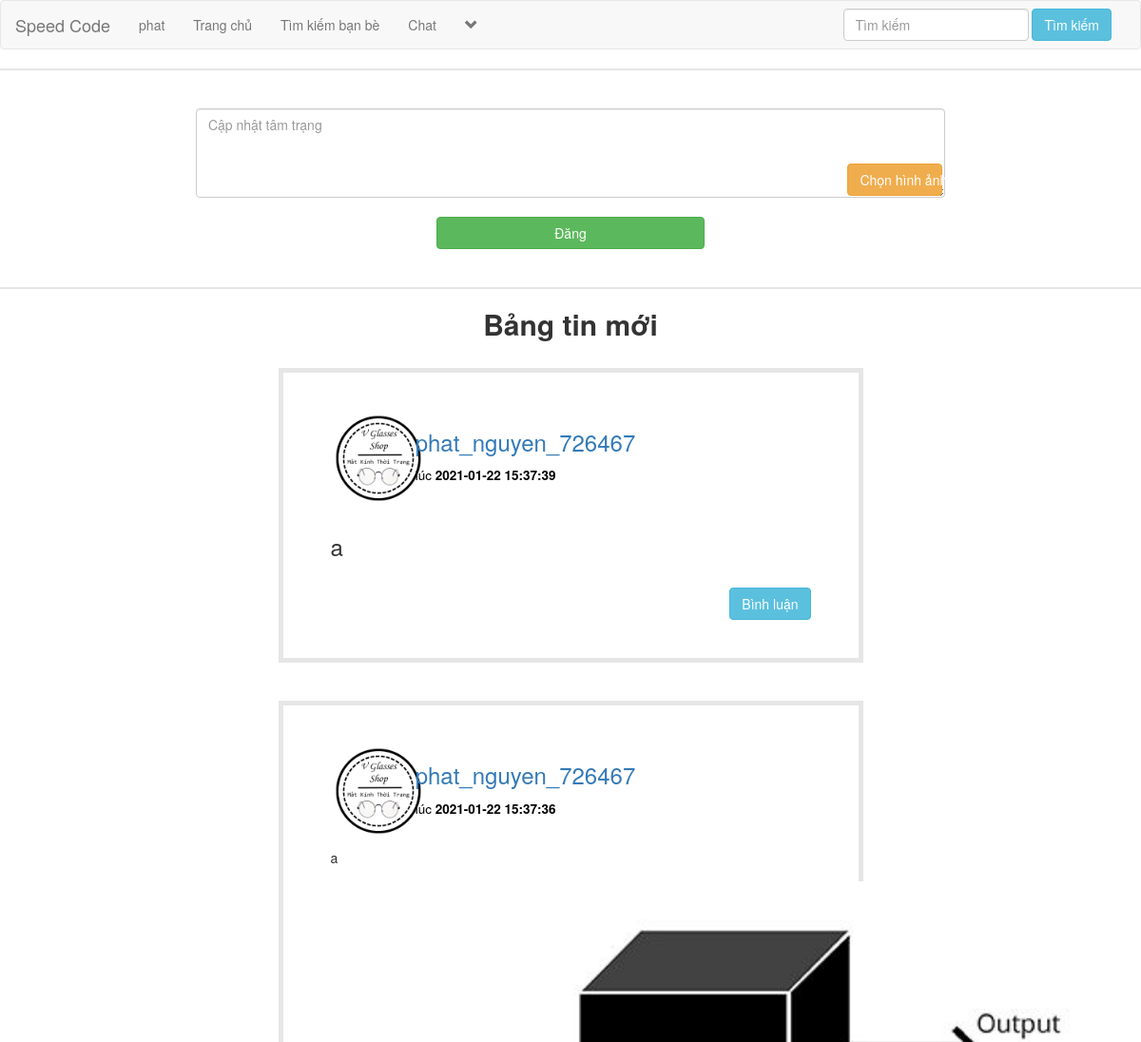
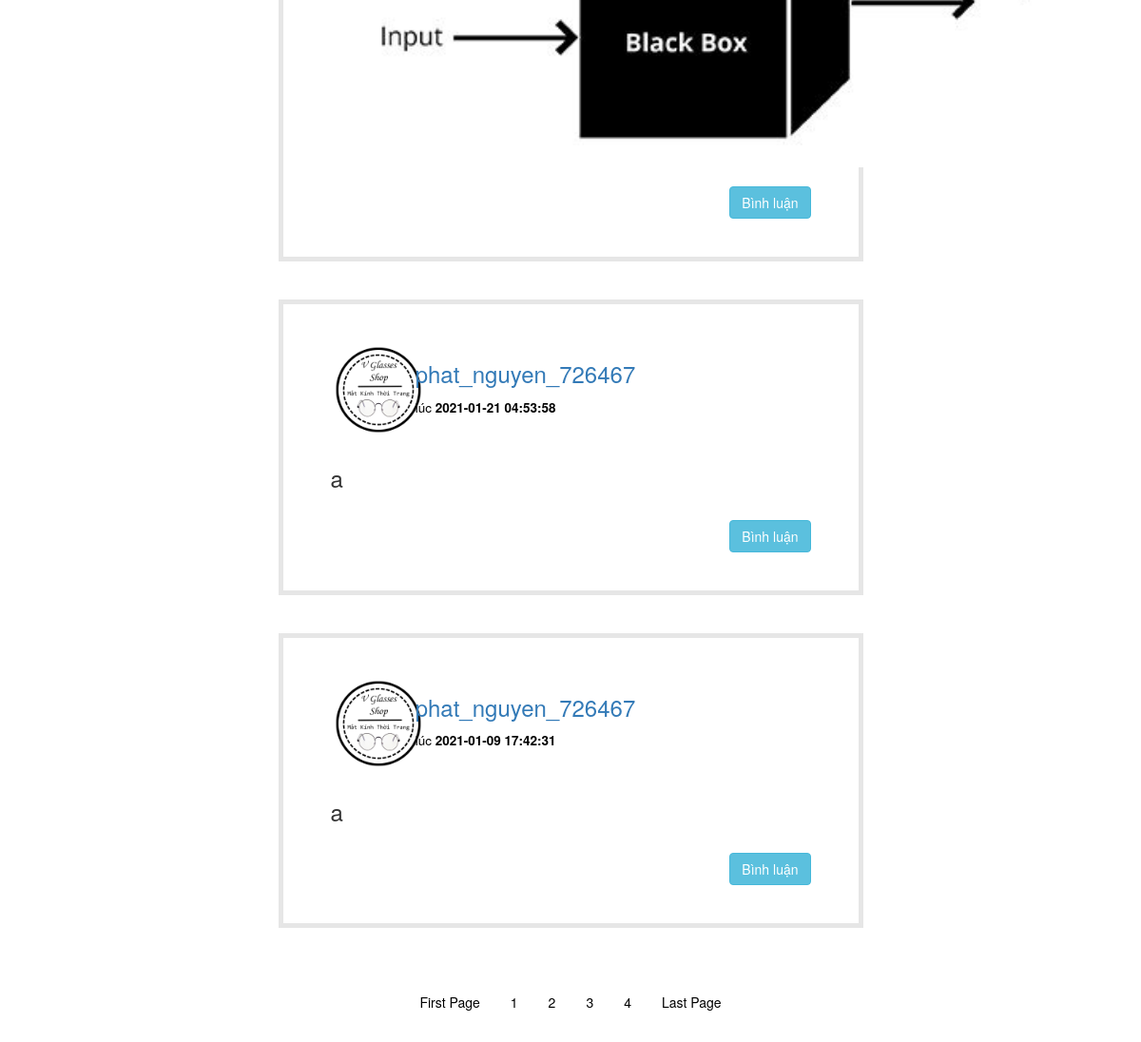
The page /view/home.php (signed in) on the database as committed earlier (2 pictures, top to bottom).
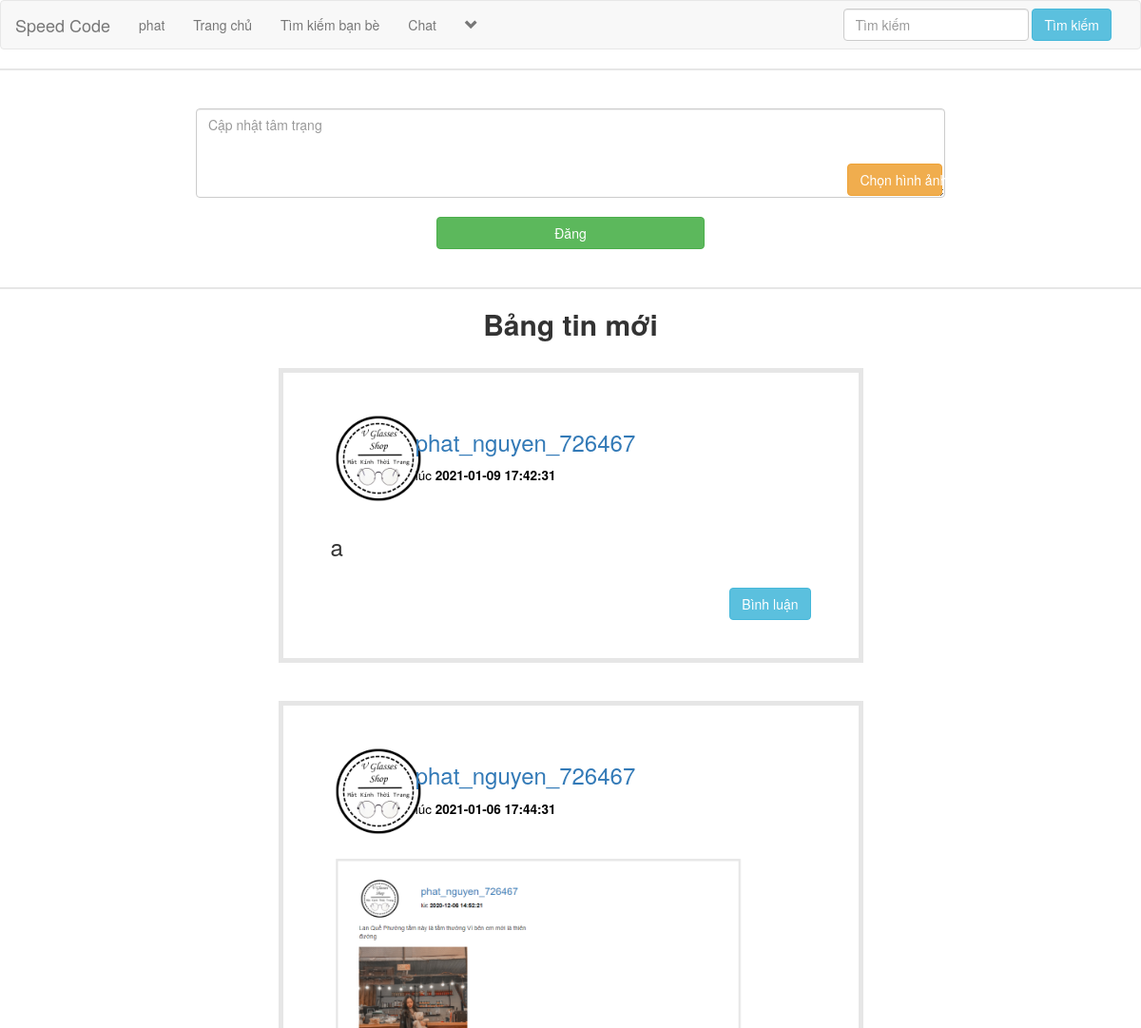
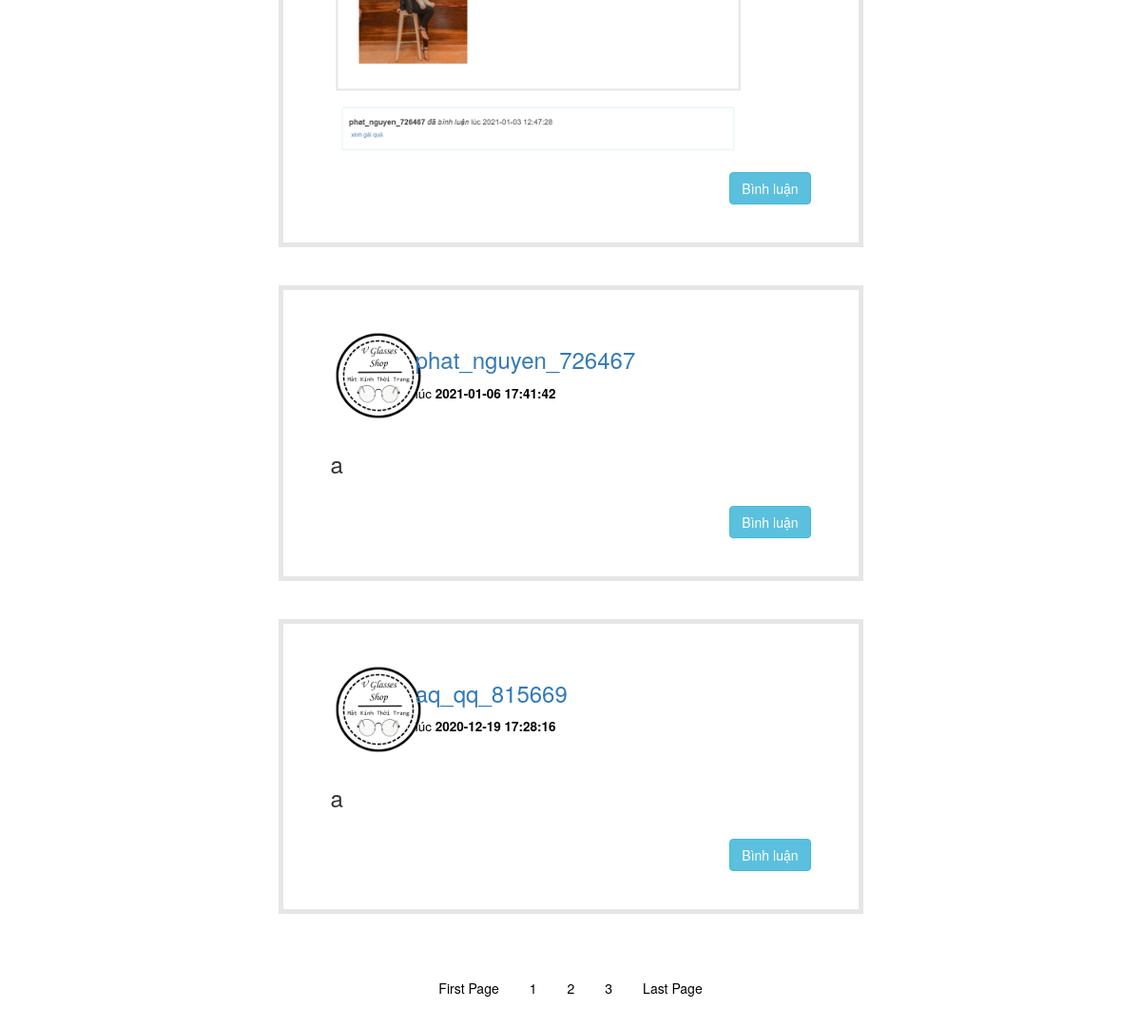
The same page on the database as committed later (2 pictures, top to bottom).
### tables this page shows
CREATE TABLE `user_1` (
  `user_id` int(11) NOT NULL,
  `f_name` text NOT NULL,
  `l_name` text NOT NULL,
  `user_name` text NOT NULL,
  `describe_user` varchar(255) NOT NULL,
  `Relationship` text NOT NULL,
  `user_pass` varchar(255) NOT NULL,
  `user_email` varchar(255) NOT NULL,
  `user_country` text NOT NULL,
  `user_gender` text NOT NULL,
  `user_birthday` text NOT NULL,
  `user_image` varchar(255) NOT NULL,
  `user_cover` varchar(255) NOT NULL,
  `user_reg_date` timestamp NOT NULL DEFAULT current_timestamp(),
  `status` text NOT NULL,
  `posts` text NOT NULL,
  `recovery_account` varchar(255) NOT NULL
);

CREATE TABLE `posts` (
  `post_id` int(11) NOT NULL,
  `user_id` int(11) NOT NULL,
  `post_content` text NOT NULL,
  `upload_image` varchar(255) NOT NULL,
  `post_date` timestamp NOT NULL DEFAULT current_timestamp()
);

### model/ketnoi.php (called while the page is built, shortened)
<?php
	Class Ketnoi{
		private $server = "localhost";
		private $username = "root";
		private $password;
		private $db = "mang_xa_hoi";
		public $con;
		public function __construct(){
			try {
				$this->con = new mysqli($this->server,$this->username,$this->password,$this->db);
			} catch (Exception $e) {
				echo "kết nối lỗi" . $e->getMessage();
			}
		}
		public function select_header(){
            $user_email = $_SESSION['user_email'];
            $query = "select * from user_1 where user_email='$user_email'";
            $run_user = $this->con->query($query);
            $row=mysqli_fetch_assoc($run_user);
            return $row;
        }
	}
 ?>

### model/functions.php (the view, shortened to what this page needs)
<?php
include("../model/m_ketnoidb.php");
function get_posts()
{
	global $con;
    $per_page = 4;
    $url_getimageposts = '../assets/imagespost';
	if(isset($_GET['page'])){
		$page = $_GET['page'];
	}else{
		$page=1;
	}
	$start_from = ($page-1) * $per_page;
	$get_posts = "select * from posts ORDER by 1 DESC LIMIT $start_from, $per_page";
	$run_posts = mysqli_query($con, $get_posts);
	while($row_posts = mysqli_fetch_array($run_posts)){
		$post_id = $row_posts['post_id'];
		$user_id = $row_posts['user_id'];
		$content = substr($row_posts['post_content'], 0,40);
		$upload_image = $row_posts['upload_image'];
		$post_date = $row_posts['post_date'];
		$user = "select * from user_1 where user_id='$user_id' ";
		$run_user = mysqli_query($con,$user);
		$row_user = mysqli_fetch_array($run_user);
		$user_name = $row_user['user_name'];
		$user_image = $row_user['user_image'];
		if($content=="No" && strlen($upload_image) >= 1){
			echo"
			<div class='row'>
				<div class='col-sm-3'>
				</div>
				<div id='posts' class='col-sm-6'>
					<div class='row'>
						<div class='col-sm-2'>
						<p><img src='$user_image' class='img-circle' width='100px' height='100px'></p>
						</div>
						<div class='col-sm-6'>
							<h3><a style='text-decoration:none; cursor:pointer;color #3897f0;' href='user_profile.php?user_id=$user_id'>$user_name</a></h3>
							<h4><small style='color:black;'>lúc <strong>$post_date</strong></small></h4>
						</div>
						<div class='col-sm-4'>
						</div>
					</div>
					<div class='row'>
						<div class='col-sm-6'>
							<img id='posts-img' src='$url_getimageposts/$upload_image' style='height:350px;'>
						</div>
					</div><br>
					<a href='../view/v_xem_post.php?post_id=$post_id' style='float:right;'><button class='btn btn-info'>Bình luận</button></a><br>
				</div>
				<div class='col-sm-3'>
				</div>
			</div><br><br>
			";
		}
		else if(strlen($content) >= 1 && strlen($upload_image) >= 1){
			echo"
			<div class='row'>
				<div class='col-sm-3'>
				</div>
				<div id='posts' class='col-sm-6'>
					<div class='row'>
						<div class='col-sm-2'>
						<p><img src='$user_image' class='img-circle' width='100px' height='100px'></p>
						</div>
						<div class='col-sm-6'>
							<h3><a style='text-decoration:none; cursor:pointer;color #3897f0;' href='user_profile.php?user_id=$user_id'>$user_name</a></h3>
							<h4><small style='color:black;'>lúc <strong>$post_date</strong></small></h4>
						</div>
						<div class='col-sm-4'>
						</div>
					</div>
					<div class='row'>
						<div class='col-sm-6'>
							<p>$content</p>
							<img id='posts-img' src='$url_getimageposts/$upload_image' style='height:350px;'>
						</div>
					</div><br>
					<a href='../view/v_xem_post.php?post_id=$post_id' style='float:right;'><button class='btn btn-info'>Bình luận</button></a><br>
				</div>
				<div class='col-sm-3'>
				</div>
			</div><br><br>
			";
		}
		else{
			echo"
			<div class='row'>
				<div class='col-sm-3'>
				</div>
				<div id='posts' class='col-sm-6'>
					<div class='row'>
						<div class='col-sm-2'>
						<p><img src='$user_image' class='img-circle' width='100px' height='100px'></p>
						</div>
						<div class='col-sm-6'>
							<h3><a style='text-decoration:none; cursor:pointer;color #3897f0;' href='user_profile.php?user_id=$user_id'>$user_name</a></h3>
							<h4><small style='color:black;'>lúc <strong>$post_date</strong></small></h4>
						</div>
						<div class='col-sm-4'>
						</div>
					</div>
					<div class='row'>
						<div class='col-sm-6'>
							<h3><p>$content</p></h3>
						</div>
					</div><br>
					<a href='../view/v_xem_post.php?post_id=$post_id' style='float:right;'><button class='btn btn-info'>Bình luận</button></a><br>
				</div>
				<div class='col-sm-3'>
				</div>
			</div><br><br>
			";
		}
	}
	include("phantrang.php");
}
?>

### view/home.php (shortened to what this page needs)
<!DOCTYPE html>
<?php
include("./v_header.php");
?>
<html>
<head>
	<link rel="stylesheet" href="https://maxcdn.bootstrapcdn.com/bootstrap/3.3.7/css/bootstrap.min.css">
	<link rel="stylesheet" type="text/css" href="../assets/styles/style_home.css">
</head>
<body>
 <div class="row">
	<div id="insert_post" class="col-sm-12">
		<center>
		<form action="home.php?id=<?php echo $user_id; ?>" method="post" id="f" enctype="multipart/form-data">
			<textarea class="form-control" id="content" rows="4" name="content" placeholder="Cập nhật tâm trạng"></textarea><br>
			<label class="btn btn-warning" id="upload_image_button">Chọn hình ảnh
			</label>
			<button id="btn-post" class="btn btn-success" name="sub">Đăng</button>
		</form>
		</center>
	</div>
</div>
<div class="row">
	<div class="col-sm-12">
		<center><h2><strong>Bảng tin mới</strong></h2><br></center>
		<?php echo get_posts(); ?>
	</div>
</div>
</body>
</html>

### view/v_header.php (shortened to what this page needs)
<?php
include("../model/functions.php");
?>
<nav class="navbar navbar-default">
	<div class="container-fluid">
		<div class="navbar-header">
			<a class="navbar-brand" href="home.php">Speed Code</a>
		</div>
		<div class="collapse navbar-collapse" id="bs-example-navbar-collapse-1">
	      <ul class="nav navbar-nav">
			  <?php
			 	 include("../model/ketnoi.php");
    			$ketnoi = new Ketnoi();
			   	$row = $ketnoi->select_header();
				$user_id = $row['user_id'];
				$first_name = $row['f_name'];
				?>
	        <li><a href='v_profile.php?<?php echo "user_id=$user_id" ?>'><?php echo "$first_name"; ?></a></li>
	       	<li><a href="home.php">Trang chủ</a></li>
			<li><a href="v_tim_ban_be.php">Tìm kiếm bạn bè</a></li>
			<li><a href="chat.php?<?php echo "user_id=$user_id" ?>">Chat</a></li>
					<?php
						echo"
						<li class='dropdown'>
							<a href='#' class='dropdown-toggle' data-toggle='dropdown' role='button' aria-haspopup='true' aria-expanded='false'><span><i class='glyphicon glyphicon-chevron-down'></i></span></a>
							<ul class='dropdown-menu'>
							<li>
									<a href='baivietcanhan.php?user_id=$user_id'>Bài viết của tôi</a>
								</li>
								<li>
									<a href='sua_thongtincanhan.php?user_id=$user_id'>Sửa thông tin</a>
								</li>
								<li role='separator' class='divider'></li>
								<li>
									<a href='v_dang_xuat.php'>Đăng xuất</a>
								</li>
							</ul>
						</li>
						";
					?>
			</ul>
			<ul class="nav navbar-nav navbar-right">
				<li class="dropdown">
					<form class="navbar-form navbar-left" method="get" action="timkiembaiviet.php">
						<div class="form-group">
							<input type="text" class="form-control" name="keysearch" placeholder="Tìm kiếm">
						</div>
						<button type="submit" class="btn btn-info" name="nuttimkiem">Tìm kiếm</button>
					</form>
				</li>
			</ul>
		</div>
	</div>
</nav>

### model/phantrang.php (shortened to what this page needs)
<?php
	$query = "select * from posts";
	$result = mysqli_query($con, $query);
	$total_posts = mysqli_num_rows($result);
	$total_pages = ceil($total_posts / $per_page);
	echo"
		<center>
		<div class='pagination'>
		<a href='home.php?page=1'>First Page</a>
	";
	for ($i=1; $i <= $total_pages ; $i++) {
        echo"<a href='home.php?page=$i'>$i</a>";
    }
	echo"<a href='home.php?page=$total_pages'>Last Page</a></div>";
?>

### assets/styles/style_home.css (style rules this page uses)
body { overflow-x: hidden; }
#upload_image_button { position: absolute; top: 50.5%; right: 14%; min-width: 100px; max-width: 100px; border-radius: 4px; transform: translate(-50%, -50%); }
label { padding: 7px; display: table; color: #fff; }
#content { width: 70%; }
#btn-post { min-width: 25%; max-width: 25%; }
#insert_post { background-color: #fff; border: 2px solid #e6e6e6; padding: 40px 50px; }
#posts { border: 5px solid #e6e6e6; padding: 40px 50px; }
#posts-img { padding-top: 5px; padding-right: 10px; }

### model/phantrang.php (style rules this page uses)
.pagination { display: inline-block; }
.pagination a { color: black; float: left; padding: 8px 16px; text-decoration: none; }

Rows that differ between the two databases and show on the page:
removed posts: user.user_image (picture), user.user_name "phat_nguyen_726467", post_date "2021-01-22 15:37:39", post_content "a"
removed posts: user.user_image (picture), user.user_name "phat_nguyen_726467", post_date "2021-01-22 15:37:36", post_content "a", upload_image (picture)
removed posts: user.user_image (picture), user.user_name "phat_nguyen_726467", post_date "2021-01-21 04:53:58", post_content "a"
now on this page (row unchanged): posts: user.user_image (picture), user.user_name "phat_nguyen_726467", post_date "2021-01-06 17:44:31", upload_image (picture)
now on this page (row unchanged): posts: user.user_image (picture), user.user_name "phat_nguyen_726467", post_date "2021-01-06 17:41:42", post_content "a"
now on this page (row unchanged): posts: user.user_image (picture), user.user_name "aq_qq_815669", post_date "2020-12-19 17:28:16", post_content "a"
Other text that changed with them:
list line gone: "4"
